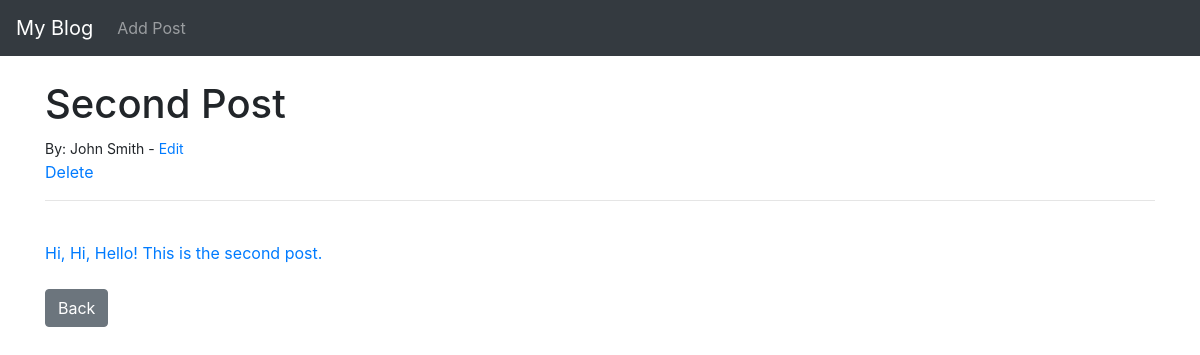
The app's page /article/2 with its own data.
### theblog/models.py (models this page shows, shortened)
class Post(models.Model):
    title = models.CharField(max_length=255)
    title_tag = models.CharField(max_length=255)
    author = models.ForeignKey(User, on_delete=models.CASCADE)
    body = models.TextField()
    created_at = models.DateTimeField(default=timezone.now)
    updated_at = models.DateTimeField(auto_now=True)
    is_public = models.BooleanField(default=True)
    password = models.CharField(max_length=50, blank=True, null=True)
    image = models.ImageField(upload_to='images/', null=True, blank=True)
    media_link = models.URLField(max_length=200, null=True, blank=True)

### theblog/views.py (the view)
# urls.py: path('article/<int:pk>', ArticleDetailView.as_view(), name='article-detail'),
class ArticleDetailView(DetailView):
    model = Post
    template_name = 'article_details.html'

### theblog/templates/article_details.html (shortened to what this page needs)
{% extends 'base.html' %}
{% block content %}
    <h1>{{ post.title }}</h1>
    <small>By: {{ post.author.first_name }}
    {{ post.author.last_name }} - <a href="{% url 'update_post' post.pk %}">Edit</a>
    </small></br>
    <a href="{% url 'delete_post' post.pk %}">Delete
    <hr>
    <br/>
    {{ post.body }}
    <br/><br/>
    <a href="{% url 'home' %}" class="btn btn-secondary">Back</a>
{% endblock %}

### records on screen
Post: title "Second Post", author.first_name "John", author.last_name "Smith", body "Hi, Hi, Hello! This is the second post."
